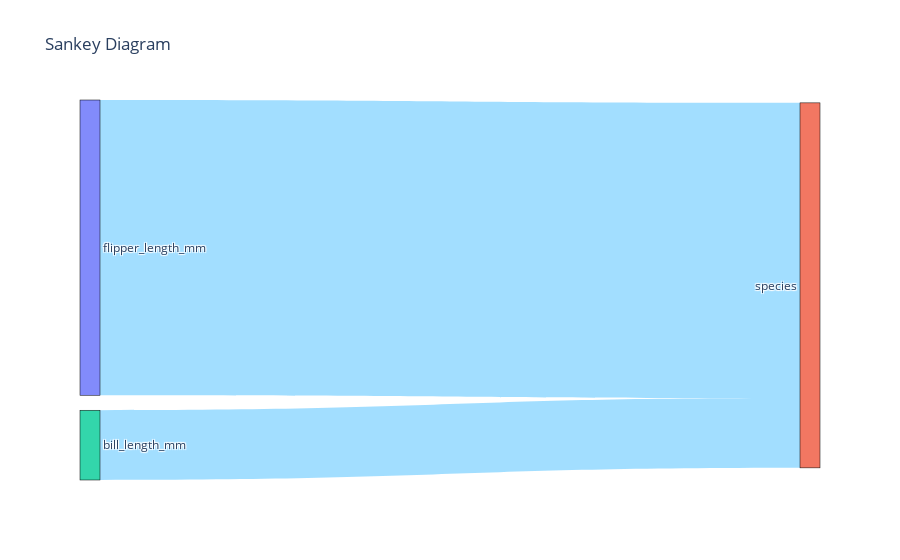

Here is the notebook cell this chart was saved with:
### Markdown cell above
## 9. Feature Importance and Visualization

Let's use advanced visualizations to explore feature importances and relationships.

### Code cell
engine = GraphAnalyzerEngine()
engine.analyze(X_transformed, pd.DataFrame(y))
store = engine.get_store()
# Relabel targets for better readability
relabel_targets_in_store(store, label_map.get('species', {}))
fig_sankey = VisualizerFactory.make_sankey(store, show_feature_feature_links=False)
fig_sankey.show()

### Figure 1 — Plotly figure (JSON) as saved in the notebook; plotly's stock layout.template omitted (floating-point values rounded to 4 significant figures)
{"data": [{"link": {"color": ["rgba(100,200,255,0.6)", "rgba(100,200,255,0.6)"], "source": [2, 0], "target": [1, 1], "value": [0.1879, 0.7952]}, "node": {"label": ["flipper_length_mm", "species", "bill_length_mm"], "line": {"color": "black", "width": 0.5}, "pad": 15, "thickness": 20}, "type": "sankey"}], "layout": {"font": {"size": 12}, "title": {"text": "Sankey Diagram"}}}
